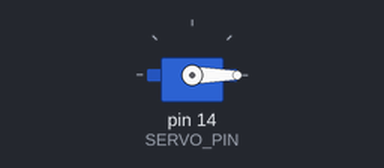
This sketch was run on a simulated Arduino Uno, built with avr-gcc and run on an emulated ATmega328P. Parts: servo.

Above: at 0.05 s.
At 2.15 s:
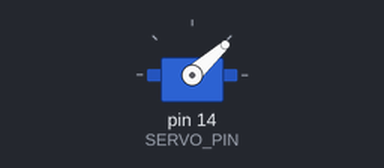
At 4.25 s:
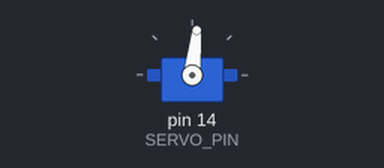
At 8.5 s:
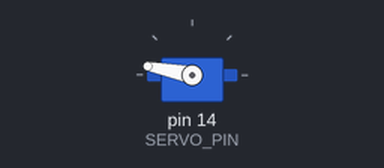
Timing chart, 0 to 11.1 s (numbered marks = the images above):
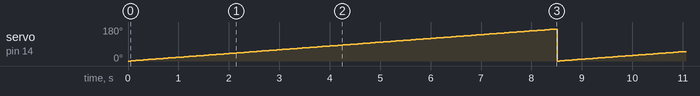

The sketch:

SG-90-01.ino
```cpp
#include "WeMosPin.h"

// 서보 모터를 사용하기 위한 라이브러리
#include <Servo.h>

// 서보 시그널 핀이 연결된 핀
#define SERVO_PIN D5

//서보 클래스에서 MYSERVO로 객체 생성
Servo myServo;


void setup() {

//MYSERVO객체와 시그널 핀 신호 연결
 myServo.attach(SERVO_PIN);

}

void loop(){

  for( int angle =0; angle<170; angle++){
    myServo.write(angle);
    delay(50);
  }


}
```

WeMosPin.h
```cpp
#define D0 3
#define D1 1
#define D2 16
#define D3 5
#define D4 4
#define D5 14
#define D6 12
#define D7 13
#define D8 0
#define D9 2
#define D10 15
#define D11 13
#define D12 12
#define D13 4

#define TX0 15
#define RX0 13
```

Measured:
- by itself, servo on pin 14 (SERVO_PIN): ramps from 0° to 169° and jumps back, once every 8.5 s
